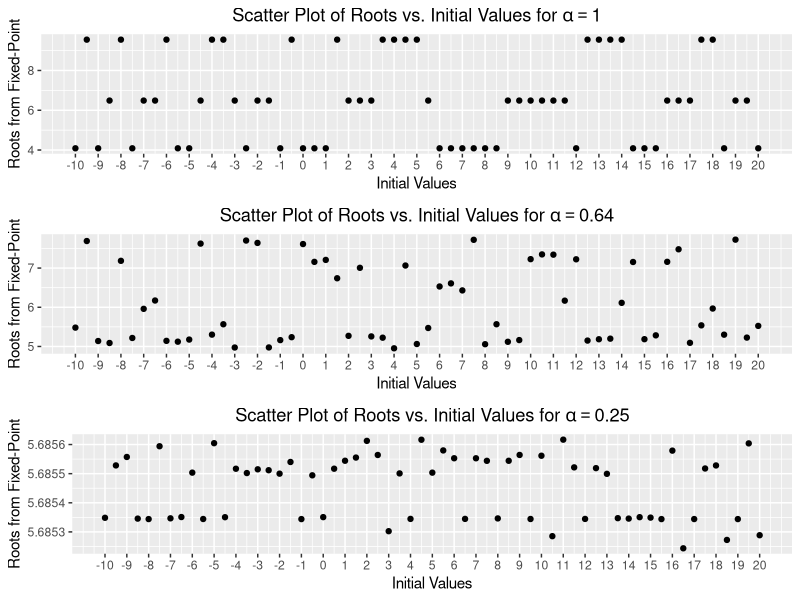

Reproduce this figure in R.
## ---- chunk 1
set.seed(20180909)
sample <- rcauchy(10, 5)

dev1_log_sum <- function(x){
  dev1_log_sum <- 0
  for (i in 1:length(sample)) {
    dev1_log_sum <- dev1_log_sum - 2 * (x - sample[i])/(1 + (x - sample[i])^2)
  }
  dev1_log_sum
}

fixed.point <- function(init, fun, alpha, maxiter = 100, tol = .Machine$double.eps^0.2){
  x <- init
  for (i in 1:maxiter) {
    x1 <- alpha * fun(x) + x
    if(abs(x1 - x) < tol) break
    x <- x1
  }
  if(i == maxiter)
    message("Reached the maximum iteration!")
  
  return(data.frame(root = x1, iter = i))
}

init <- seq(-10, 20, by = 0.5)

res1 <- data.frame(init = init, root = rep(NA, length(init)))
res2 <- data.frame(init = init, root = rep(NA, length(init)))
res3 <- data.frame(init = init, root = rep(NA, length(init)))

for (i in 1:length(init)) {
  res1$root[i] <- fixed.point(init[i], dev1_log_sum, 1)$root
}
for (i in 1:length(init)) {
  res2$root[i] <- fixed.point(init[i], dev1_log_sum, 0.64)$root
}
for (i in 1:length(init)) {
  res3$root[i] <- fixed.point(init[i], dev1_log_sum, 0.25)$root
}

library("ggplot2")
library("gridExtra")

p1 <- ggplot(res1, aes(x = init, y = root)) + geom_point() + 
scale_x_continuous(breaks = round(seq(min(res1$init), max(res1$init), by = 1),1)) +
labs(x = "Initial Values", y = "Roots from Fixed-Point") + 
theme(plot.title = element_text(hjust = 0.5)) + 
ggtitle(expression("Scatter Plot of Roots vs. Initial Values for"~alpha == 1))
p2 <- ggplot(res2, aes(x = init, y = root)) + geom_point() + 
scale_x_continuous(breaks = round(seq(min(res2$init), max(res2$init), by = 1),1)) +
labs(x = "Initial Values", y = "Roots from Fixed-Point") + 
theme(plot.title = element_text(hjust = 0.5)) + 
ggtitle(expression("Scatter Plot of Roots vs. Initial Values for"~alpha == 0.64))
p3 <- ggplot(res3, aes(x = init, y = root)) + geom_point() + 
scale_x_continuous(breaks = round(seq(min(res3$init), max(res3$init), by = 1),1)) +
labs(x = "Initial Values", y = "Roots from Fixed-Point") + 
theme(plot.title = element_text(hjust = 0.5)) + 
ggtitle(expression("Scatter Plot of Roots vs. Initial Values for"~alpha == 0.25))

grid.arrange(p1, p2, p3, nrow = 3)
